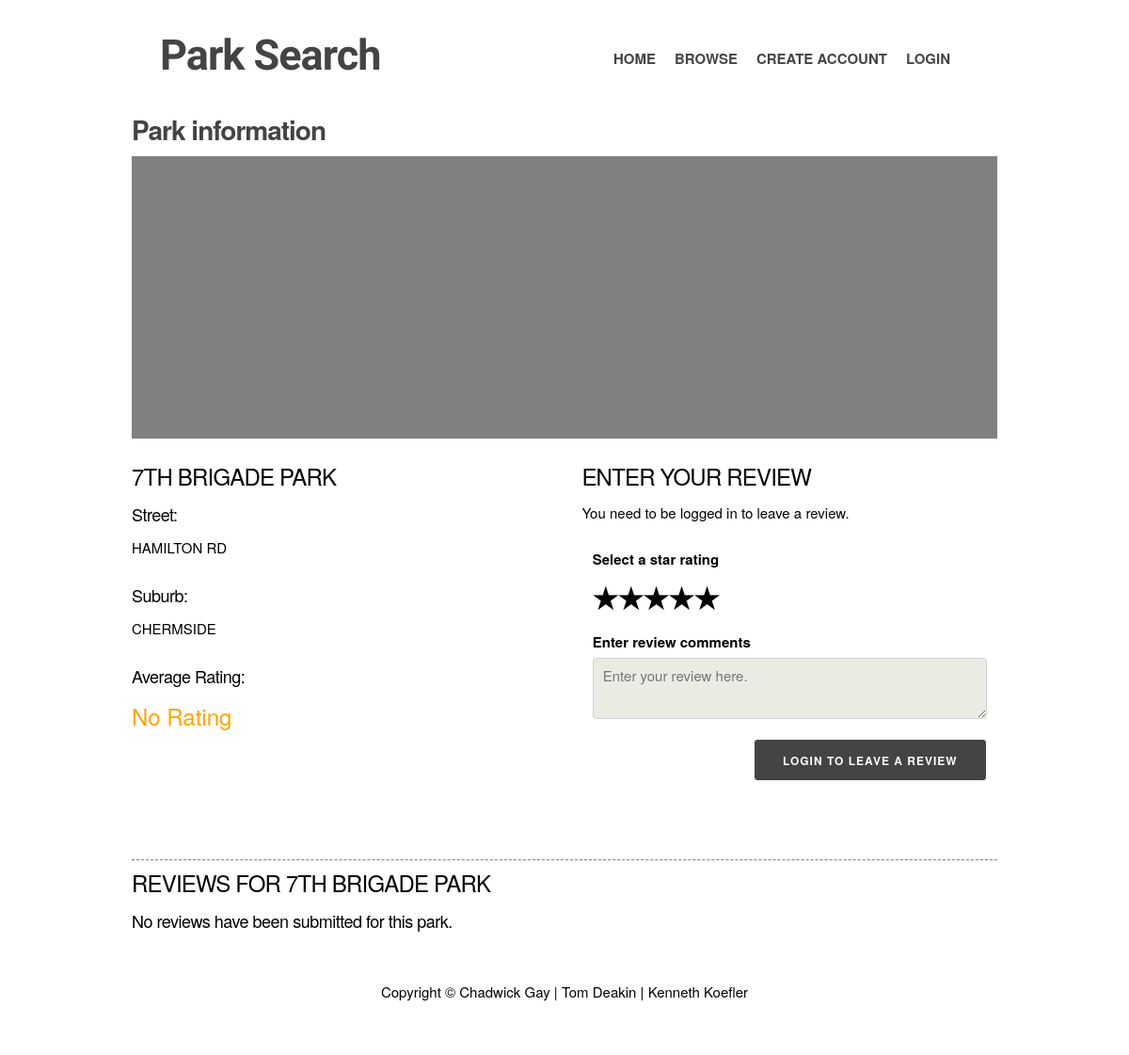
/park.php?ParkCode=D0228, run on the app's committed database.
### tables this page shows
CREATE TABLE `items` (
  `ID` int(11) NOT NULL,
  `ParkCode` varchar(5) NOT NULL,
  `Name` varchar(70) NOT NULL,
  `Street` varchar(45) NOT NULL,
  `Suburb` varchar(45) NOT NULL,
  `Easting` decimal(10,2) NOT NULL,
  `Northing` decimal(10,2) NOT NULL,
  `Latitude` decimal(10,8) NOT NULL,
  `Longitude` decimal(11,8) NOT NULL
);

### park.php (the view, shortened to what this page needs)
<?php
include("server/PHP/database.php");
include("server/PHP/formFunctions.php");
?>
<!DOCTYPE html>
<html lang="en">
<head>
	<?php include('server/includes/head.inc'); ?>
</head>
<body>
	<div class="container">
		<?php include('server/includes/nav.inc'); ?>
		<?php
		function displayAggregateStars($numberOfStars) {
			echo '<span class="star">';
			if ($numberOfStars < 0) {
				echo "No Rating";
                echo '</span>';
			}
		}
		$parkCode = htmlspecialchars(isset($_GET['ParkCode']) ? $_GET['ParkCode'] : "");
		$park = array('ID' => -1, 'RatingAvg' => -1);
		$parks = $pdo->prepare("SELECT ID, ParkCode, Name, Street, Suburb, Easting, Northing, Latitude, Longitude FROM items WHERE ParkCode=:parkcode");
		$parks->bindValue(':parkcode', $parkCode);
		$parks->execute();
		if ($parks != false && $parks->rowCount()) {
			$temp = $parks->fetch();
			if (gettype($temp) == gettype(array())) {
				$park = array_merge($park, $temp);
			}
		}
		?>
		<div class="row">
			<div class="one columns">
				<h3>Park information</h3>
				<div class="park-location">
					<?php if ($park['ID'] > 0) { ?>
					<div id="park-map"></div>
					<br>
					<?php } ?>
				</div>
			</div>
			<div class="row">
				<div class="two columns">
					<div class="park-information" itemscope itemtype="http://schema.org/Place">
						<?php
						if ($park['ID'] > 0) {
							echo '<h4 itemprop="name">' . $park['Name'] . '</h4>';
							echo '<h5>Street:</h5>';
							echo '<p itemprop="address">' . $park['Street'] . '</p>';
							echo '<h5>Suburb:</h5>';
							echo '<p itemprop="address">' . $park['Suburb'] . '</p>';
							echo '<h5>Average Rating:</h5>';
							displayAggregateStars($park['RatingAvg']);
						} else {
							echo '<h4>Unknown Park.</h4>';
						}
						?>
					</div>
				</div>
				<div class="two columns">
					<?php
					$errors = array();
					if (isset($_POST['txtcomment']) && isset($_SESSION['logged'])) {
						require 'server/includes/validate.inc';
						validateReview($errors, $_POST, 'txtcomment');
                        if ($errors) {
                            echo '<div class="validation">';
                            echo '<h5>Invalid submission, correct the following errors:</h5>';
                            echo '<ul>';
                            foreach ($errors as $field => $error) {
                                echo "<li>$error</li>";
                            }
                            echo '</ul>';
                            echo '</div>';
                            include 'server/includes/addReview.inc';
                        } else {
                            $rating = 0;
                            if (isset($_POST['rating'])) {
                                $rating = sanitizeInput($_POST['rating']);
                            }
                            $reviewComment = sanitizeInput($_POST['txtcomment']);
                            $logged = $_SESSION['logged'];
                            $parkID = $park['ID'];
                            submitReview($logged, $parkID, $reviewComment, $rating);
                            echo "Your review has been submitted.";
                            echo "<script>redirectToPage('/park.php?ParkCode=" . $park['ParkCode'] . "');</script>";
                        }
					}
                    else {
						include 'server/includes/addReview.inc';
					}
					?>
				</div>
			</div>
			<div class="row">
				<div class="one column">
					<div class="park-reviews" itemscope itemtype="http://schema.org/Review">
						<?php
						echo '<br /><hr />';
						echo '<h4 itemprop="itemReviewed">REVIEWS FOR ' . $park['Name'] . '</h4>';
						$reviews = array();
						if (count($reviews) <= 0) {
							echo '<div><h5>No reviews have been submitted for this park.</h5></div>';
						}
						?>
					</div>
				</div>
			</div>
		</div>
		<?php include('server/includes/footer.inc'); ?>
	</div>
</body>
</html>

### css/style.css (style rules this page uses)
.container { position: relative; width: 100%; max-width: 960px; margin: 0 auto; padding: 0 20px; box-sizing: border-box; min-width: 960px; }
.column, .columns { width: 100%; float: left; box-sizing: border-box; }
.row:after { content: ""; display: table; clear: both; }
.container { width: 80%; }
.column, .columns { margin-left: 4%; }
.column:first-child, .columns:first-child { margin-left: 0; }
.one.column, .one.columns { width: 100%; margin-left: 0; }
.two.columns { width: 48%; }
html { font-size: 62.5%; }
body { font-size: 1.5em; line-height: 1.6; font-weight: 400; font-family: "Raleway", "HelveticaNeue", "Helvetica Neue", Helvetica, Arial, sans-serif; }
hr { border-top: 1px dashed #8c8b8b; }
h1, h2, h3, h4, h5, h6 { margin-top: 0; margin-bottom: 1rem; font-weight: 300; }
h3 { font-size: 2.8rem; line-height: 1.3; letter-spacing: -.1rem; color: #444; font-weight: bold; text-align: left; }
h4 { font-size: 2.4rem; line-height: 1.35; letter-spacing: -.08rem; }
h5 { font-size: 1.8rem; line-height: 1.5; letter-spacing: -.05rem; }
p { margin-top: 0; }
#park-map { height: 300px; width: 100%; background-color: grey; }
.star { color: orange; font-size: 24px; }
table, p, ul, ol, form { margin-bottom: 2.5rem; }

### data on the page
items: Name "7TH BRIGADE PARK", Street "HAMILTON RD", Suburb "CHERMSIDE"

### other printed values
$labelName "Enter review comments"
